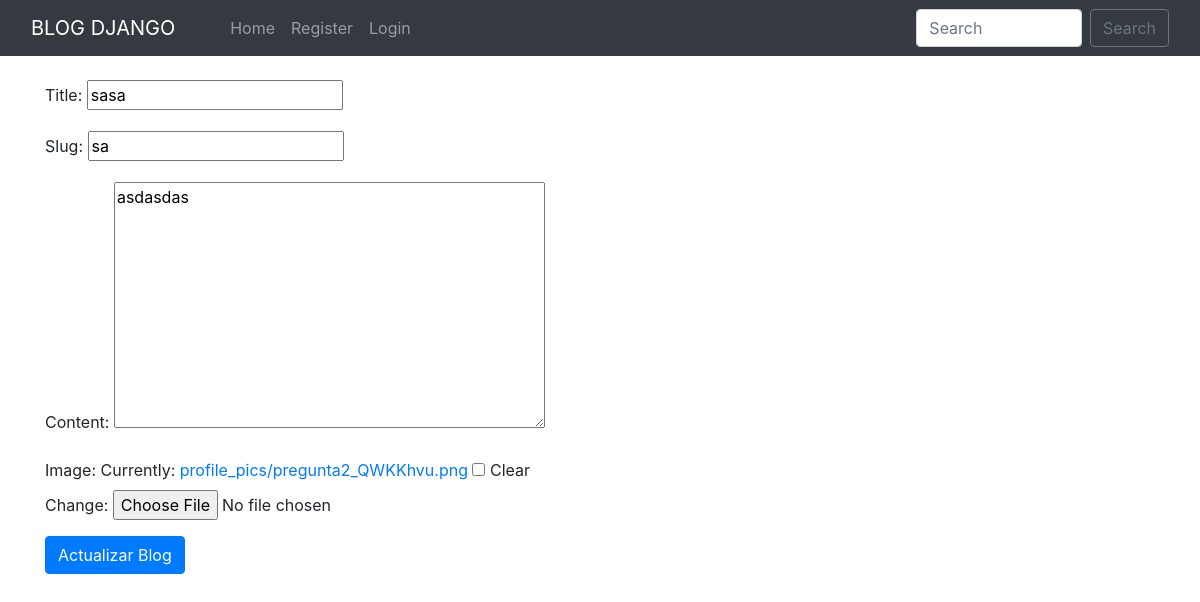
Page /edit_blog_post/sa/ on the committed database.
### home/models.py (models this page shows, shortened)
class BlogPost(models.Model):
    title=models.CharField(max_length=255)
    author= models.ForeignKey(User, on_delete=models.CASCADE)
    slug=models.CharField(max_length=130)
    content=models.TextField()
    image = models.ImageField(upload_to="profile_pics", blank=True, null=True)
    dateTime=models.DateTimeField(auto_now_add=True)

### home/views.py (the view)
# urls.py: path("edit_blog_post/<str:slug>/", UpdatePostView.as_view(), name="edit_blog_post"),
class UpdatePostView(UpdateView):
    model = BlogPost
    template_name = 'edit_blog_post.html'
    fields = ['title', 'slug', 'content', 'image']

### home/templates/edit_blog_post.html (shortened to what this page needs)
{% extends 'base.html' %}
{% block body %}
<form enctype="multipart/form-data" method="POST"> {% csrf_token %}
<div class="container mt-4">
{{ form.as_p }}
<button class="btn btn-primary">Actualizar Blog</button>
</div>
</form>
{% endblock %}

### rows in the picture
BlogPost: title "sasa", slug "sa", content "asdasdas"
